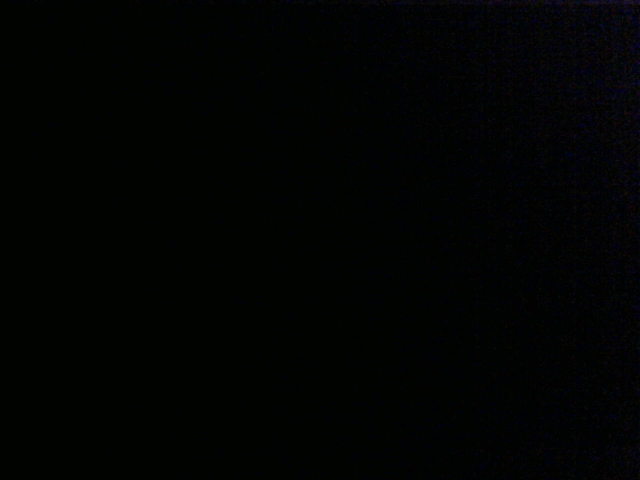
//> input picture samples/Sept_01/sandwich_data_with_source/frame_0.tiff, 1280 x 960 px, given in place of the camera (shown at 1/2 size)
$ ./Trigger   (built with g++ and OpenCV 4)
//> lines starting //> are read from the running program, lines starting //| are printed output that depends on the picture
#include <opencv2/highgui/highgui.hpp>
#include <opencv2/imgproc/imgproc.hpp>
#include <iostream>
#include <stdio.h>
#include <stdlib.h>
#include <unistd.h>
#include <sys/time.h>
using namespace cv;
using namespace std;

const int width  = 640*2;
const int height = 480*2;

int pixelValueThreshold = 150;
int numOfPixelThreshold = 50;
int numOfPixel;
int exposure = 10000;

Mat frame, gray, tIm, frame2, tIm2;

int frameNumber = 0;
void save() {
    char fileName[128];
    sprintf(fileName, "output/frame_%d.tiff", frameNumber);
    if(imwrite(fileName, frame)) printf("Image saved: %s\n", fileName);
    else printf("Could not be saved: %s\n", fileName);
    frameNumber ++;
}

double getMS(struct timeval tv){
    return (tv.tv_sec) * 1000 + (tv.tv_usec) / 1000;
}

int main() {
    // old time stamp for time counter
    struct timeval tv;
    double old;
  //camera settings
    system("v4l2-ctl -c exposure_auto_priority=0");
    system("v4l2-ctl -c exposure_auto=1");
// [13 lines of commented-out code are left out]

    VideoCapture stream1 (0);   //0 is the id of video device.0 if you have only one camera.

    stream1.set(CV_CAP_PROP_FRAME_WIDTH, width);
    stream1.set(CV_CAP_PROP_FRAME_HEIGHT, height);

    namedWindow("Trigger", 1);

    // add trackbar
    createTrackbar("Threshold (Pixel Value):", "Trigger", &pixelValueThreshold, 255, NULL);
    createTrackbar("Num of active pixel:",     "Trigger", NULL, width * height, NULL);
    createTrackbar("Threshold (num of pix):",  "Trigger", &numOfPixelThreshold, 100000, NULL);
    createTrackbar("Exposure:",  "Trigger", &exposure, 10000, NULL);

    //unconditional loop
    char exposureCommand[128];
    while (true) {
        sprintf(exposureCommand, "v4l2-ctl -c exposure_absolute=%d", exposure);
        system(exposureCommand);
        //system("v4l2-ctl --get-ctrl=exposure_absolute");
        //system("v4l2-ctl --device=/dev/video0 --get-ctrl=exposure_absolute");
        gettimeofday(&tv, NULL);
        old = getMS(tv);
        stream1.read(frame);
//> frame is the input picture: 960 rows x 1280 cols, CV_8UC3; mean B, G, R 2.1, 3, 1.6
        gettimeofday(&tv, NULL);
        cout << "Time diff(ms): " << getMS(tv) - old << endl;
        // convert image into gray scale
        cvtColor(frame, gray, CV_BGR2GRAY);
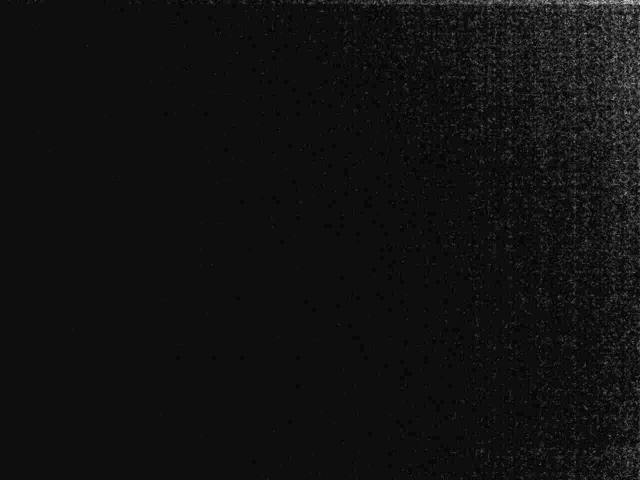
//> gray: 960 rows x 1280 cols, CV_8UC1 (shown at 1/2 size); min 0, max 36, mean 2.4; drawn with min black and max white
        // pass throught threshold
        threshold(gray, tIm, pixelValueThreshold, 255, 0);
//> tIm: 960 rows x 1280 cols, CV_8UC1; every value is 0
        // count active pixels
        numOfPixel = countNonZero(tIm);
//> numOfPixel = 0
        setTrackbarPos("Num of active pixel:", "Trigger", numOfPixel);
        Size size(frame.cols/2.5, frame.rows/2.5);
//> size = Size(512, 384)
        resize(tIm, tIm2, size);
//> tIm2: 384 rows x 512 cols, CV_8UC1; every value is 0
        resize(frame, frame2, size);
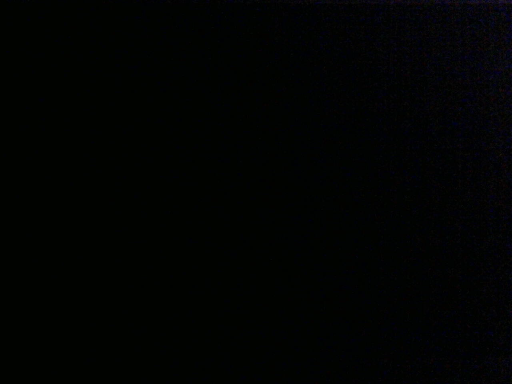
//> frame2: 384 rows x 512 cols, CV_8UC3; mean B, G, R 2.1, 3, 1.6
        imshow("Trigger", tIm2);
        imshow("Webcam", frame2);
        if(numOfPixel > numOfPixelThreshold)
        save();
        if (waitKey(30) >= 0)
//> the Esc key is pressed
            break;
    }
    return 0;
}
